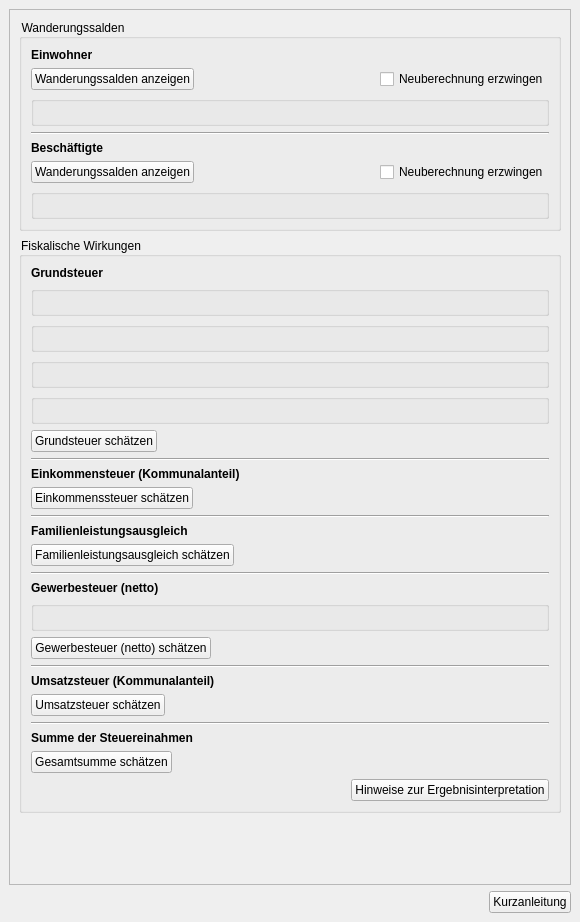
<?xml version="1.0" encoding="UTF-8"?>
<ui version="4.0">
 <class>DockWidget</class>
 <widget class="QDockWidget" name="DockWidget">
  <property name="geometry">
   <rect>
    <x>0</x>
    <y>0</y>
    <width>580</width>
    <height>922</height>
   </rect>
  </property>
  <property name="styleSheet">
   <string notr="true">QgsCollapsibleGroupBox{
font: bold 10pt ;
}
QToolBox:tab {
	font: bold 10pt ;
    color: Grey;
}
QToolBox:tab:selected {
	font: bold 10pt ;
    color: black;
}
QGroupBox::title {
	font: bold italic 8pt ;
    color: black;
}
QPushButton::flat{
background-color: none;
border: 0;
border-style:none;
border-color: blue;
border-width: 0px;
border-radius: 0px;
padding:2px;
}
QPushButton::flat:hover{
background-color: azure;
border-style:solid;
border-color: royalblue;
border-width: 1px;
border-radius: 0px;
padding: 2px;
}
QPushButton::flat:pressed{
background-color: powderblue;
border-style:solid;
border-color: royalblue;
border-width: 1px;
border-radius: 0px;
padding: 2px;
}</string>
  </property>
  <property name="windowTitle">
   <string>Projekt-Check / Wirkungsanalysen / Kommunale Steuereinnahmen</string>
  </property>
  <widget class="QWidget" name="dockWidgetContents">
   <layout class="QVBoxLayout" name="verticalLayout">
    <item>
     <widget class="QScrollArea" name="scrollArea_3">
      <property name="widgetResizable">
       <bool>true</bool>
      </property>
      <widget class="QWidget" name="scrollAreaWidgetContents_3">
       <property name="geometry">
        <rect>
         <x>0</x>
         <y>0</y>
         <width>566</width>
         <height>866</height>
        </rect>
       </property>
       <layout class="QVBoxLayout" name="verticalLayout_7">
        <item>
         <widget class="QgsCollapsibleGroupBox" name="mGroupBox">
          <property name="title">
           <string>Wanderungssalden</string>
          </property>
          <property name="collapsed">
           <bool>true</bool>
          </property>
          <layout class="QVBoxLayout" name="verticalLayout_11">
           <item>
            <widget class="QLabel" name="label_5">
             <property name="font">
              <font>
               <weight>75</weight>
               <bold>true</bold>
              </font>
             </property>
             <property name="text">
              <string>Einwohner</string>
             </property>
            </widget>
           </item>
           <item>
            <layout class="QHBoxLayout" name="horizontalLayout_3">
             <property name="topMargin">
              <number>0</number>
             </property>
             <property name="rightMargin">
              <number>0</number>
             </property>
             <item>
              <widget class="QPushButton" name="migration_inhabitants_button">
               <property name="toolTip">
                <string>&lt;html&gt;&lt;head/&gt;&lt;body&gt;&lt;p&gt;&lt;span style=&quot; font-weight:600;&quot;&gt;Wanderungssalden schätzen (Einwohner)&lt;/span&gt;&lt;/p&gt;&lt;p&gt;Schätzen, welche Veränderung der Einwohnerzahlen sich durch das Projekt in der Projektgemeinde sowie den umliegenden Gemeinden durch Umzüge in die neuen Wohnungen sowie Nachbezüge der Bestandswohnungen ergeben.&lt;/p&gt;&lt;/body&gt;&lt;/html&gt;</string>
               </property>
               <property name="text">
                <string>Wanderungssalden anzeigen</string>
               </property>
               <property name="icon">
                <iconset>
                 <normaloff>../images/iconset_mob/20190619_iconset_mob_calculate_statistics_1.png</normaloff>../images/iconset_mob/20190619_iconset_mob_calculate_statistics_1.png</iconset>
               </property>
              </widget>
             </item>
             <item>
              <spacer name="horizontalSpacer">
               <property name="orientation">
                <enum>Qt::Horizontal</enum>
               </property>
               <property name="sizeHint" stdset="0">
                <size>
                 <width>40</width>
                 <height>20</height>
                </size>
               </property>
              </spacer>
             </item>
             <item>
              <widget class="QCheckBox" name="recalculate_inhabitants_check">
               <property name="enabled">
                <bool>true</bool>
               </property>
               <property name="layoutDirection">
                <enum>Qt::LeftToRight</enum>
               </property>
               <property name="text">
                <string>Neuberechnung erzwingen</string>
               </property>
               <property name="checked">
                <bool>false</bool>
               </property>
              </widget>
             </item>
            </layout>
           </item>
           <item>
            <widget class="QGroupBox" name="einwohner_parameter_group">
             <property name="font">
              <font>
               <family>MS Shell Dlg 2</family>
               <pointsize>8</pointsize>
               <weight>50</weight>
               <bold>false</bold>
              </font>
             </property>
             <property name="title">
              <string/>
             </property>
             <layout class="QVBoxLayout" name="verticalLayout_9"/>
            </widget>
           </item>
           <item>
            <widget class="Line" name="line">
             <property name="frameShadow">
              <enum>QFrame::Sunken</enum>
             </property>
             <property name="orientation">
              <enum>Qt::Horizontal</enum>
             </property>
            </widget>
           </item>
           <item>
            <widget class="QLabel" name="label_6">
             <property name="font">
              <font>
               <weight>75</weight>
               <bold>true</bold>
              </font>
             </property>
             <property name="text">
              <string>Beschäftigte</string>
             </property>
            </widget>
           </item>
           <item>
            <layout class="QHBoxLayout" name="horizontalLayout_4">
             <property name="topMargin">
              <number>0</number>
             </property>
             <item>
              <widget class="QPushButton" name="migration_jobs_button">
               <property name="toolTip">
                <string>&lt;html&gt;&lt;head/&gt;&lt;body&gt;&lt;p&gt;&lt;span style=&quot; font-weight:600;&quot;&gt;Wanderungssalden schätzen (Beschäftigte)&lt;/span&gt;&lt;/p&gt;&lt;p&gt;Schätzen, welche Veränderung der Zahl der Beschäftigten (am Arbeitsort) sich durch das Projekt in der Projektgemeinde sowie den umliegenden Gemeinden durch Umzüge von Unternehmen auf die neuen Flächen sowie Nachbezüge der Bestandsflächen ergeben.&lt;/p&gt;&lt;/body&gt;&lt;/html&gt;</string>
               </property>
               <property name="text">
                <string>Wanderungssalden anzeigen</string>
               </property>
               <property name="icon">
                <iconset>
                 <normaloff>../images/iconset_mob/20190619_iconset_mob_calculate_statistics_1.png</normaloff>../images/iconset_mob/20190619_iconset_mob_calculate_statistics_1.png</iconset>
               </property>
              </widget>
             </item>
             <item>
              <spacer name="horizontalSpacer_2">
               <property name="orientation">
                <enum>Qt::Horizontal</enum>
               </property>
               <property name="sizeHint" stdset="0">
                <size>
                 <width>40</width>
                 <height>20</height>
                </size>
               </property>
              </spacer>
             </item>
             <item>
              <widget class="QCheckBox" name="recalculate_jobs_check">
               <property name="enabled">
                <bool>true</bool>
               </property>
               <property name="layoutDirection">
                <enum>Qt::LeftToRight</enum>
               </property>
               <property name="text">
                <string>Neuberechnung erzwingen</string>
               </property>
               <property name="checked">
                <bool>false</bool>
               </property>
              </widget>
             </item>
            </layout>
           </item>
           <item>
            <widget class="QGroupBox" name="svb_parameter_group">
             <property name="font">
              <font>
               <family>MS Shell Dlg 2</family>
               <pointsize>8</pointsize>
               <weight>50</weight>
               <bold>false</bold>
              </font>
             </property>
             <property name="title">
              <string/>
             </property>
             <layout class="QVBoxLayout" name="verticalLayout_15"/>
            </widget>
           </item>
          </layout>
         </widget>
        </item>
        <item>
         <widget class="QgsCollapsibleGroupBox" name="mGroupBox_2">
          <property name="title">
           <string>Fiskalische Wirkungen</string>
          </property>
          <property name="collapsed">
           <bool>true</bool>
          </property>
          <layout class="QVBoxLayout" name="verticalLayout_4">
           <item>
            <widget class="QLabel" name="label_9">
             <property name="font">
              <font>
               <weight>75</weight>
               <bold>true</bold>
              </font>
             </property>
             <property name="text">
              <string>Grundsteuer</string>
             </property>
            </widget>
           </item>
           <item>
            <widget class="QGroupBox" name="grundsteuer_hebesatz_param_group">
             <property name="font">
              <font>
               <family>MS Shell Dlg 2</family>
               <pointsize>8</pointsize>
               <weight>50</weight>
               <bold>false</bold>
              </font>
             </property>
             <property name="title">
              <string/>
             </property>
             <layout class="QVBoxLayout" name="verticalLayout_10"/>
            </widget>
           </item>
           <item>
            <widget class="QGroupBox" name="grundsteuer_rohmiete_param_group">
             <property name="font">
              <font>
               <family>MS Shell Dlg 2</family>
               <pointsize>8</pointsize>
               <weight>50</weight>
               <bold>false</bold>
              </font>
             </property>
             <property name="title">
              <string/>
             </property>
             <layout class="QVBoxLayout" name="verticalLayout_12"/>
            </widget>
           </item>
           <item>
            <widget class="QGroupBox" name="grundsteuer_sachwert_param_group">
             <property name="font">
              <font>
               <family>MS Shell Dlg 2</family>
               <pointsize>8</pointsize>
               <weight>50</weight>
               <bold>false</bold>
              </font>
             </property>
             <property name="title">
              <string/>
             </property>
             <layout class="QVBoxLayout" name="verticalLayout_13"/>
            </widget>
           </item>
           <item>
            <widget class="QGroupBox" name="grundsteuer_bauvolumen_param_group">
             <property name="font">
              <font>
               <family>MS Shell Dlg 2</family>
               <pointsize>8</pointsize>
               <weight>50</weight>
               <bold>false</bold>
              </font>
             </property>
             <property name="title">
              <string/>
             </property>
             <layout class="QVBoxLayout" name="verticalLayout_14"/>
            </widget>
           </item>
           <item>
            <widget class="QPushButton" name="calc_grundsteuer_button">
             <property name="sizePolicy">
              <sizepolicy hsizetype="Fixed" vsizetype="Fixed">
               <horstretch>0</horstretch>
               <verstretch>0</verstretch>
              </sizepolicy>
             </property>
             <property name="toolTip">
              <string>&lt;html&gt;&lt;head/&gt;&lt;body&gt;&lt;p&gt;&lt;span style=&quot; font-weight:600;&quot;&gt;Grundsteuer&lt;/span&gt;&lt;/p&gt;&lt;p&gt;Die zusätzlichen jährlichen Mehreinnahmen der Projektgemeinde aus der Grundsteuer B auf Basis der vorstehenden Kennwerte sowie der Angaben aus der Projektdefinition schätzen.&lt;/p&gt;&lt;/body&gt;&lt;/html&gt;</string>
             </property>
             <property name="layoutDirection">
              <enum>Qt::LeftToRight</enum>
             </property>
             <property name="autoFillBackground">
              <bool>false</bool>
             </property>
             <property name="text">
              <string>Grundsteuer schätzen</string>
             </property>
             <property name="icon">
              <iconset>
               <normaloff>../images/iconset_mob/20190619_iconset_mob_tax_property_calculate_1.png</normaloff>../images/iconset_mob/20190619_iconset_mob_tax_property_calculate_1.png</iconset>
             </property>
             <property name="checkable">
              <bool>false</bool>
             </property>
             <property name="flat">
              <bool>false</bool>
             </property>
            </widget>
           </item>
           <item>
            <widget class="Line" name="line_2">
             <property name="frameShadow">
              <enum>QFrame::Sunken</enum>
             </property>
             <property name="orientation">
              <enum>Qt::Horizontal</enum>
             </property>
            </widget>
           </item>
           <item>
            <widget class="QLabel" name="label_10">
             <property name="font">
              <font>
               <weight>75</weight>
               <bold>true</bold>
              </font>
             </property>
             <property name="text">
              <string>Einkommensteuer (Kommunalanteil)</string>
             </property>
            </widget>
           </item>
           <item>
            <widget class="QPushButton" name="calc_einkommensteuer_button">
             <property name="sizePolicy">
              <sizepolicy hsizetype="Fixed" vsizetype="Fixed">
               <horstretch>0</horstretch>
               <verstretch>0</verstretch>
              </sizepolicy>
             </property>
             <property name="toolTip">
              <string>&lt;html&gt;&lt;head/&gt;&lt;body&gt;&lt;p&gt;&lt;span style=&quot; font-weight:600;&quot;&gt;Einkommensteuer (Kommunalanteil)&lt;/span&gt;&lt;/p&gt;&lt;p&gt;Die zusätzlichen jährlichen Mehreinnahmen der Projektgemeinde sowie die voraussichtlichen Mindereinnahmen der umliegenden Gemeinden aus der Einkommensteuer (Kommunalanteil) auf Basis der vorstehenden Schätzung der Wanderungssalden (Einwohner) schätzen.&lt;/p&gt;&lt;/body&gt;&lt;/html&gt;</string>
             </property>
             <property name="text">
              <string>Einkommenssteuer schätzen</string>
             </property>
             <property name="icon">
              <iconset>
               <normaloff>../images/iconset_mob/20190619_iconset_mob_tax_income_calculate_1.png</normaloff>../images/iconset_mob/20190619_iconset_mob_tax_income_calculate_1.png</iconset>
             </property>
             <property name="checkable">
              <bool>false</bool>
             </property>
            </widget>
           </item>
           <item>
            <widget class="Line" name="line_3">
             <property name="frameShadow">
              <enum>QFrame::Sunken</enum>
             </property>
             <property name="orientation">
              <enum>Qt::Horizontal</enum>
             </property>
            </widget>
           </item>
           <item>
            <widget class="QLabel" name="label_11">
             <property name="font">
              <font>
               <weight>75</weight>
               <bold>true</bold>
              </font>
             </property>
             <property name="text">
              <string>Familienleistungsausgleich</string>
             </property>
            </widget>
           </item>
           <item>
            <widget class="QPushButton" name="calc_fla_button">
             <property name="sizePolicy">
              <sizepolicy hsizetype="Fixed" vsizetype="Fixed">
               <horstretch>0</horstretch>
               <verstretch>0</verstretch>
              </sizepolicy>
             </property>
             <property name="toolTip">
              <string>&lt;html&gt;&lt;head/&gt;&lt;body&gt;&lt;p&gt;&lt;span style=&quot; font-weight:600;&quot;&gt;Familienleistungsausgleich&lt;/span&gt;&lt;/p&gt;&lt;p&gt;Die zusätzlichen jährlichen Mehreinnahmen der Projektgemeinde sowie die voraussichtlichen Mindereinnahmen der umliegenden Gemeinden aus Mitteln des Familienleistungsausgleichs auf Basis der vorstehenden Schätzung der Wanderungssalden (Einwohner) schätzen.&lt;/p&gt;&lt;/body&gt;&lt;/html&gt;</string>
             </property>
             <property name="text">
              <string>Familienleistungsausgleich schätzen</string>
             </property>
             <property name="icon">
              <iconset>
               <normaloff>../images/iconset_mob/20190619_iconset_mob_family_compensation_1.png</normaloff>../images/iconset_mob/20190619_iconset_mob_family_compensation_1.png</iconset>
             </property>
             <property name="checkable">
              <bool>false</bool>
             </property>
            </widget>
           </item>
           <item>
            <widget class="Line" name="line_4">
             <property name="frameShadow">
              <enum>QFrame::Sunken</enum>
             </property>
             <property name="orientation">
              <enum>Qt::Horizontal</enum>
             </property>
            </widget>
           </item>
           <item>
            <widget class="QLabel" name="label">
             <property name="font">
              <font>
               <weight>75</weight>
               <bold>true</bold>
              </font>
             </property>
             <property name="text">
              <string>Gewerbesteuer (netto)</string>
             </property>
            </widget>
           </item>
           <item>
            <widget class="QGroupBox" name="gewerbesteuer_hebesatz_param_group">
             <property name="font">
              <font>
               <family>MS Shell Dlg 2</family>
               <pointsize>8</pointsize>
               <weight>50</weight>
               <bold>false</bold>
              </font>
             </property>
             <property name="title">
              <string/>
             </property>
             <layout class="QVBoxLayout" name="verticalLayout_16"/>
            </widget>
           </item>
           <item>
            <widget class="QPushButton" name="calc_gewerbesteuer_button">
             <property name="sizePolicy">
              <sizepolicy hsizetype="Fixed" vsizetype="Fixed">
               <horstretch>0</horstretch>
               <verstretch>0</verstretch>
              </sizepolicy>
             </property>
             <property name="toolTip">
              <string>&lt;html&gt;&lt;head/&gt;&lt;body&gt;&lt;p&gt;&lt;span style=&quot; font-weight:600;&quot;&gt;Gewerbesteuer (netto)&lt;/span&gt;&lt;/p&gt;&lt;p&gt;Die zusätzlichen jährlichen Mehreinnahmen der Projektgemeinde sowie die voraussichtlichen Mindereinnahmen der umliegenden Gemeinden aus der Gewerbesteuer (netto) auf Basis der vorstehenden Schätzung der Wanderungssalden (Beschäftigte) schätzen.&lt;/p&gt;&lt;/body&gt;&lt;/html&gt;</string>
             </property>
             <property name="layoutDirection">
              <enum>Qt::LeftToRight</enum>
             </property>
             <property name="autoFillBackground">
              <bool>false</bool>
             </property>
             <property name="text">
              <string>Gewerbesteuer (netto) schätzen</string>
             </property>
             <property name="icon">
              <iconset>
               <normaloff>../images/iconset_mob/20190619_iconset_mob_tax_business_1.png</normaloff>../images/iconset_mob/20190619_iconset_mob_tax_business_1.png</iconset>
             </property>
             <property name="checkable">
              <bool>false</bool>
             </property>
             <property name="flat">
              <bool>false</bool>
             </property>
            </widget>
           </item>
           <item>
            <widget class="Line" name="line_6">
             <property name="frameShadow">
              <enum>QFrame::Sunken</enum>
             </property>
             <property name="orientation">
              <enum>Qt::Horizontal</enum>
             </property>
            </widget>
           </item>
           <item>
            <widget class="QLabel" name="label_12">
             <property name="font">
              <font>
               <weight>75</weight>
               <bold>true</bold>
              </font>
             </property>
             <property name="text">
              <string>Umsatzsteuer (Kommunalanteil)</string>
             </property>
            </widget>
           </item>
           <item>
            <widget class="QPushButton" name="calc_umsatzsteuer_button">
             <property name="sizePolicy">
              <sizepolicy hsizetype="Fixed" vsizetype="Fixed">
               <horstretch>0</horstretch>
               <verstretch>0</verstretch>
              </sizepolicy>
             </property>
             <property name="toolTip">
              <string>&lt;html&gt;&lt;head/&gt;&lt;body&gt;&lt;p&gt;&lt;span style=&quot; font-weight:600;&quot;&gt;Umsatzsteuer (Kommunalanteil)&lt;/span&gt;&lt;/p&gt;&lt;p&gt;Die zusätzlichen jährlichen Mehreinnahmen der Projektgemeinde sowie die voraussichtlichen Mindereinnahmen der umliegenden Gemeinden aus der Umsatzsteuer (Kommunalanteil) auf Basis der vorstehenden Schätzung der Wanderungssalden (Beschäftigte) schätzen.&lt;/p&gt;&lt;/body&gt;&lt;/html&gt;</string>
             </property>
             <property name="text">
              <string>Umsatzsteuer schätzen</string>
             </property>
             <property name="icon">
              <iconset>
               <normaloff>../images/iconset_mob/20190619_iconset_mob_tax_sales_1.png</normaloff>../images/iconset_mob/20190619_iconset_mob_tax_sales_1.png</iconset>
             </property>
             <property name="checkable">
              <bool>false</bool>
             </property>
            </widget>
           </item>
           <item>
            <widget class="Line" name="line_7">
             <property name="frameShadow">
              <enum>QFrame::Sunken</enum>
             </property>
             <property name="orientation">
              <enum>Qt::Horizontal</enum>
             </property>
            </widget>
           </item>
           <item>
            <widget class="QLabel" name="label_13">
             <property name="font">
              <font>
               <weight>75</weight>
               <bold>true</bold>
              </font>
             </property>
             <property name="text">
              <string>Summe der Steuereinahmen</string>
             </property>
            </widget>
           </item>
           <item>
            <widget class="QPushButton" name="calc_gesamtsumme_button">
             <property name="sizePolicy">
              <sizepolicy hsizetype="Fixed" vsizetype="Fixed">
               <horstretch>0</horstretch>
               <verstretch>0</verstretch>
              </sizepolicy>
             </property>
             <property name="toolTip">
              <string>&lt;html&gt;&lt;head/&gt;&lt;body&gt;&lt;p&gt;&lt;span style=&quot; font-weight:600;&quot;&gt;Gesamtsumme&lt;/span&gt;&lt;/p&gt;&lt;p&gt;Die mit den vorstehenden Funktionen ermittelten Mehr- und Mindereinnahmen aus der Grundsteuer, der Einkommensteuer, dem Familienleistungsausgleich, der Gewerbesteuer und der Umsatzsteuer aufsummieren.&lt;/p&gt;&lt;/body&gt;&lt;/html&gt;</string>
             </property>
             <property name="text">
              <string>Gesamtsumme schätzen</string>
             </property>
             <property name="icon">
              <iconset>
               <normaloff>../images/iconset_mob/20190619_iconset_mob_sum_1.png</normaloff>../images/iconset_mob/20190619_iconset_mob_sum_1.png</iconset>
             </property>
             <property name="checkable">
              <bool>false</bool>
             </property>
            </widget>
           </item>
           <item>
            <layout class="QHBoxLayout" name="horizontalLayout">
             <item>
              <spacer name="horizontalSpacer_3">
               <property name="orientation">
                <enum>Qt::Horizontal</enum>
               </property>
               <property name="sizeHint" stdset="0">
                <size>
                 <width>40</width>
                 <height>20</height>
                </size>
               </property>
              </spacer>
             </item>
             <item>
              <widget class="QPushButton" name="result_help_button">
               <property name="sizePolicy">
                <sizepolicy hsizetype="Fixed" vsizetype="Fixed">
                 <horstretch>0</horstretch>
                 <verstretch>0</verstretch>
                </sizepolicy>
               </property>
               <property name="toolTip">
                <string>&lt;html&gt;&lt;head/&gt;&lt;body&gt;&lt;p&gt;&lt;span style=&quot; font-weight:600;&quot;&gt;Interpretationshilfe&lt;/span&gt;&lt;/p&gt;&lt;p&gt;Eine kurze Interpretationshilfe (pdf) anzeigen lassen, in der u.a. beschrieben ist, welche Effekte (z.B. Kommunaler Finanzausgleich und Kreisumlage) in der Gesamtsumme noch nicht enthalten sind.&lt;/p&gt;&lt;/body&gt;&lt;/html&gt;</string>
               </property>
               <property name="layoutDirection">
                <enum>Qt::LeftToRight</enum>
               </property>
               <property name="text">
                <string>Hinweise zur Ergebnisinterpretation</string>
               </property>
               <property name="icon">
                <iconset>
                 <normaloff>../images/iconset_mob/20190619_iconset_mob_info_2.png</normaloff>../images/iconset_mob/20190619_iconset_mob_info_2.png</iconset>
               </property>
              </widget>
             </item>
            </layout>
           </item>
          </layout>
         </widget>
        </item>
        <item>
         <spacer name="verticalSpacer">
          <property name="orientation">
           <enum>Qt::Vertical</enum>
          </property>
          <property name="sizeHint" stdset="0">
           <size>
            <width>20</width>
            <height>40</height>
           </size>
          </property>
         </spacer>
        </item>
       </layout>
      </widget>
     </widget>
    </item>
    <item>
     <layout class="QHBoxLayout" name="horizontalLayout_2">
      <property name="leftMargin">
       <number>0</number>
      </property>
      <property name="topMargin">
       <number>0</number>
      </property>
      <property name="rightMargin">
       <number>0</number>
      </property>
      <property name="bottomMargin">
       <number>0</number>
      </property>
      <item>
       <spacer name="horizontalSpacer_4">
        <property name="orientation">
         <enum>Qt::Horizontal</enum>
        </property>
        <property name="sizeHint" stdset="0">
         <size>
          <width>40</width>
          <height>20</height>
         </size>
        </property>
       </spacer>
      </item>
      <item>
       <widget class="QPushButton" name="manual_button">
        <property name="sizePolicy">
         <sizepolicy hsizetype="Fixed" vsizetype="Fixed">
          <horstretch>0</horstretch>
          <verstretch>0</verstretch>
         </sizepolicy>
        </property>
        <property name="toolTip">
         <string>&lt;html&gt;&lt;head/&gt;&lt;body&gt;&lt;p&gt;&lt;span style=&quot; font-weight:600;&quot;&gt;Kurzanleitung&lt;/span&gt;&lt;/p&gt;&lt;p&gt;Zeigt eine Kurzanleitung (pdf) zu den Funktionen im Analysebereich „Kommunale Steuereinnahmen“ an.&lt;/p&gt;&lt;/body&gt;&lt;/html&gt;</string>
        </property>
        <property name="layoutDirection">
         <enum>Qt::LeftToRight</enum>
        </property>
        <property name="text">
         <string>Kurzanleitung</string>
        </property>
        <property name="icon">
         <iconset>
          <normaloff>../images/iconset_mob/20190619_iconset_mob_info_2.png</normaloff>../images/iconset_mob/20190619_iconset_mob_info_2.png</iconset>
        </property>
       </widget>
      </item>
     </layout>
    </item>
   </layout>
  </widget>
 </widget>
 <customwidgets>
  <customwidget>
   <class>QgsCollapsibleGroupBox</class>
   <extends>QGroupBox</extends>
   <header>qgscollapsiblegroupbox.h</header>
   <container>1</container>
  </customwidget>
 </customwidgets>
 <resources/>
 <connections/>
</ui>
